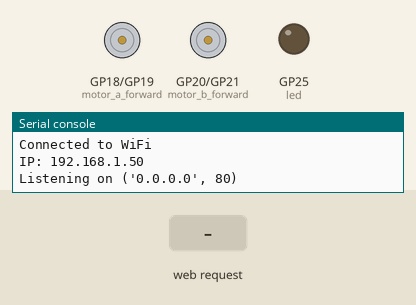
Simulated run of this program. Board: Raspberry Pi Pico running MicroPython. On the bench: motor-driver pin pairs drawn as motors (green arrow = first pin HIGH = forward, orange = second pin HIGH = backward, longer = more drive), output pins drawn as LEDs (lit = HIGH), the last lines printed to the serial console. Inputs (shaded band) come from the test bench. WiFi joins after 1.5 s; random numbers come from a fixed seed.

Above: at 3.2 s.
3.3 s: HTTP request GET /lighton received
At 4.5 s:
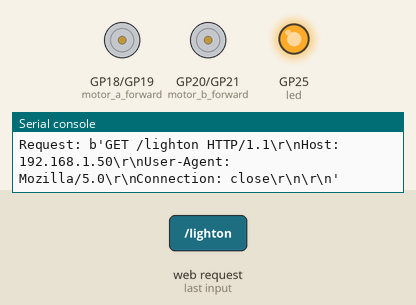
4.8 s: HTTP request GET /forward received
At 5.6 s:
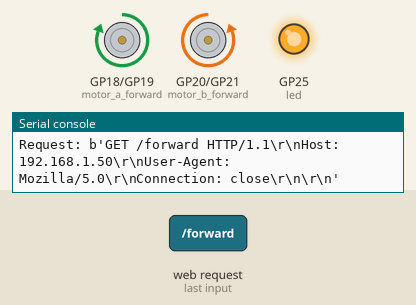
6.3 s: HTTP request GET /lightoff received
At 6.8 s:
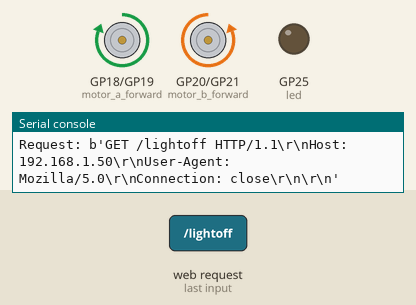
7.8 s: HTTP request GET /backward received
At 9.0 s:
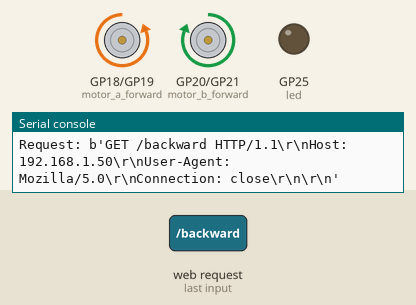
9.3 s: HTTP request GET /left received
At 10.3 s:
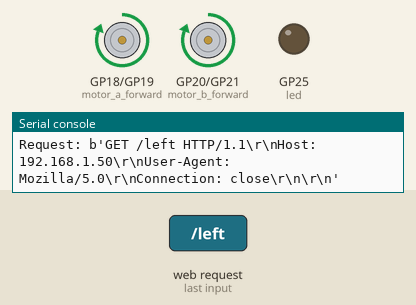
10.8 s: HTTP request GET /right received
At 11.4 s:
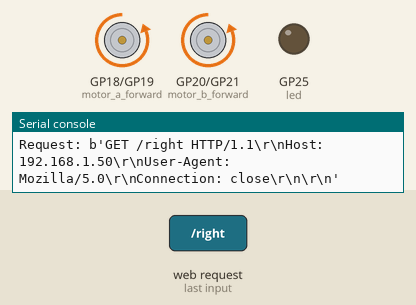
Timing chart, 0 to 13.3 s (numbered marks = the images above; inputs shaded):
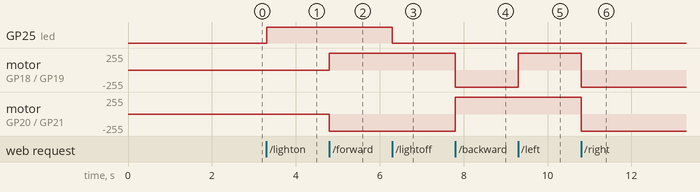

Measured:
- after the input at 3.3 s, GP25 (led): LOW → HIGH at once
- after the input at 4.8 s, motor on GP18 (motor_a_forward) / GP19 (motor_a_backward): stopped → forward 255/255 at once; motor on GP20 (motor_b_forward) / GP21 (motor_b_backward): stopped → backward 255/255 at once
- after the input at 6.3 s, GP25 (led): HIGH → LOW at once
- after the input at 7.8 s, motor on GP18 (motor_a_forward) / GP19 (motor_a_backward): forward 255/255 → backward 255/255 at once; motor on GP20 (motor_b_forward) / GP21 (motor_b_backward): backward 255/255 → forward 255/255 at once
- after the input at 9.3 s, motor on GP18 (motor_a_forward) / GP19 (motor_a_backward): backward 255/255 → forward 255/255 at once
- after the input at 10.8 s, motor on GP18 (motor_a_forward) / GP19 (motor_a_backward), motor on GP20 (motor_b_forward) / GP21 (motor_b_backward): forward 255/255 → backward 255/255 at once

The program:

regular.py
```python
# Import necessary modules
import network
import socket
import time
import random
from machine import Pin

# Create an LED object on pin 'LED'
led = Pin('LED', Pin.OUT)

# Create four motor driver objects
motor_a_forward = Pin(18, Pin.OUT)
motor_a_backward = Pin(19, Pin.OUT)
motor_b_forward = Pin(20, Pin.OUT)
motor_b_backward = Pin(21, Pin.OUT)

# Wi-Fi credentials
ssid = 'robosoccer'
password = 'iitmadras'

# Movement functions
def move_forward():
    motor_a_forward.value(1)
    motor_b_forward.value(0)
    motor_a_backward.value(0)
    motor_b_backward.value(1)

def move_backward():
    motor_a_forward.value(0)
    motor_b_forward.value(1)
    motor_a_backward.value(1)
    motor_b_backward.value(0)

def move_stop():
    motor_a_forward.value(0)
    motor_b_forward.value(0)
    motor_a_backward.value(0)
    motor_b_backward.value(0)

def move_right():
    motor_a_forward.value(0)
    motor_b_forward.value(0)
    motor_a_backward.value(1)
    motor_b_backward.value(1)

def move_left():
    motor_a_forward.value(1)
    motor_b_forward.value(1)
    motor_a_backward.value(0)
    motor_b_backward.value(0)

move_stop()

# HTML page with control interface
def webpage(random_value, state):
    html = """
        <!DOCTYPE html>
        <html>
        <head>
          <title>ROBOSOCCER 3.0 - PICO WH Robot Control</title>
          <meta name="viewport" content="width=device-width, initial-scale=0.7, maximum-scale=1, user-scalable=no">
          <style>
            html, body {
              overflow: hidden;
              margin: 0;
              padding: 0;
              text-align: center;
              font-size: 24px;
              font-family: Arial, sans-serif;
            }
            .control-btn {
              position: absolute;
              width: 180px;
              height: 180px;
              background-color: #E7A832;
              color: black;
              border-radius: 10px;
              font-size: 20px;
              font-weight: bold;
              display: flex;
              align-items: center;
              justify-content: center;
              box-shadow: 0 4px 8px rgba(0,0,0,0.2);
              user-select: none;
              transition: all 0.1s ease-in-out;
            }
            .control-btn.pressed {
              background-color: #BE7D03;
              transform: scale(0.95);
              box-shadow: 0 2px 4px rgba(0,0,0,0.3);
              transform: rotate(90deg);
            }
            #container {
              margin: auto;
              width: 400px;
              height: 870px;
              position: relative;
            }
            .up    { top: 35px; right: 0px; transform: rotate(90deg); }
            .down  { top: 35px; left: 0px; transform: rotate(90deg); }
            .left  { top: 420px; left: 100px; transform: rotate(90deg); }
            .right { top: 640px; left: 100px; transform: rotate(90deg); }

            button {
              font-size: 22px;
              padding: 10px 20px;
              margin: 10px;
              background-color: #E7A832;
              border: none;
              border-radius: 8px;
              font-weight: bold;
              box-shadow: 0 4px 8px rgba(0,0,0,0.2);
              cursor: pointer;
              transition: all 0.1s ease-in-out;
            }
            button:active {
              background-color: #BE7D03;
              transform: scale(0.95);
              box-shadow: 0 2px 4px rgba(0,0,0,0.3);
            }
          </style>
          <script>
            function sendCommand(cmd) {
              fetch("/" + cmd).catch(err => console.log("Fetch failed:", err));
            }

            function setupControl(id, cmd) {
              const el = document.getElementById(id);
              const addPressed = () => el.classList.add("pressed");
              const removePressed = () => el.classList.remove("pressed");

              el.addEventListener("mousedown", () => {
                sendCommand(cmd);
                addPressed();
              });
              el.addEventListener("mouseup", () => {
                sendCommand("stop");
                removePressed();
              });
              el.addEventListener("mouseleave", () => {
                sendCommand("stop");
                removePressed();
              });

              el.addEventListener("touchstart", (e) => {
                e.preventDefault();
                sendCommand(cmd);
                addPressed();
              }, { passive: false });

              el.addEventListener("touchend", () => {
                sendCommand("stop");
                removePressed();
              });
            }

            window.onload = () => {
              setupControl("btn_fwd", "forward");
              setupControl("btn_back", "backward");
              setupControl("btn_left", "left");
              setupControl("btn_right", "right");
            };
          </script>
        </head>
        <body>
          <h2 style="margin-top: 5px;">ROBOSOCCER 3.0</h2>
          <h4 style="color: #404040;">PICO WH Robot - Aditya Rao</h4>

          <div id="container">
            <div id="btn_fwd" class="control-btn up">FORWARD</div>
            <div id="btn_back" class="control-btn down">BACKWARD</div>
            <div id="btn_left" class="control-btn left">LEFT</div>
            <div id="btn_right" class="control-btn right">RIGHT</div>
          </div>

          <br><br>
          <button onclick="sendCommand('stop')">STOP</button>
          <button onclick="sendCommand('lighton')">LED ON</button>
          <button onclick="sendCommand('lightoff')">LED OFF</button>
          <button onclick="sendCommand('value')">GET RANDOM VALUE</button>
        </body>
        </html>
    """
    return html

# Connect to Wi-Fi
wlan = network.WLAN(network.STA_IF)
wlan.active(True)
wlan.connect(ssid, password)

# Wait for connection
timeout = 10
while timeout > 0:
    if wlan.status() >= 3:
        break
    timeout -= 1
    print('Waiting for RoboSoccer Wi-Fi connection...')
    time.sleep(1)

# Check status
if wlan.status() != 3:
    raise RuntimeError('Failed to connect to RoboSoccer WiFi')
else:
    print('Connected to WiFi')
    print('IP:', wlan.ifconfig()[0])

# Setup web server
addr = socket.getaddrinfo('0.0.0.0', 80)[0][-1]
s = socket.socket()
s.setsockopt(socket.SOL_SOCKET, socket.SO_REUSEADDR, 1)
s.bind(addr)
s.listen(1)
print('Listening on', addr)

state = "OFF"
random_value = 0

while True:
    try:
        conn, addr = s.accept()
        print('Got a connection from', addr)

        request = conn.recv(1024)
        request = str(request)
        print("Request:", request)

        try:
            path = request.split(' ')[1]
        except IndexError:
            path = '/'

        if path == '/lighton':
            led.value(1)
            state = 'LED ON'
        elif path == '/lightoff':
            led.value(0)
            state = 'LED OFF'
        elif path == '/forward':
            move_forward()
            state = 'Moving Forward'
        elif path == '/backward':
            move_backward()
            state = 'Moving Backward'
        elif path == '/left':
            move_left()
            state = 'Turning Left'
        elif path == '/right':
            move_right()
            state = 'Turning Right'
        elif path == '/stop':
            move_stop()
            state = 'Stopped'
        elif path == '/value':
            random_value = random.randint(10, 20)

        response = webpage(random_value, state)

        conn.send('HTTP/1.0 200 OK\r\nContent-type: text/html\r\n\r\n')
        conn.send(response.encode())
        conn.close()

    except OSError as e:
        print("Error:", e)
        conn.close()
```
